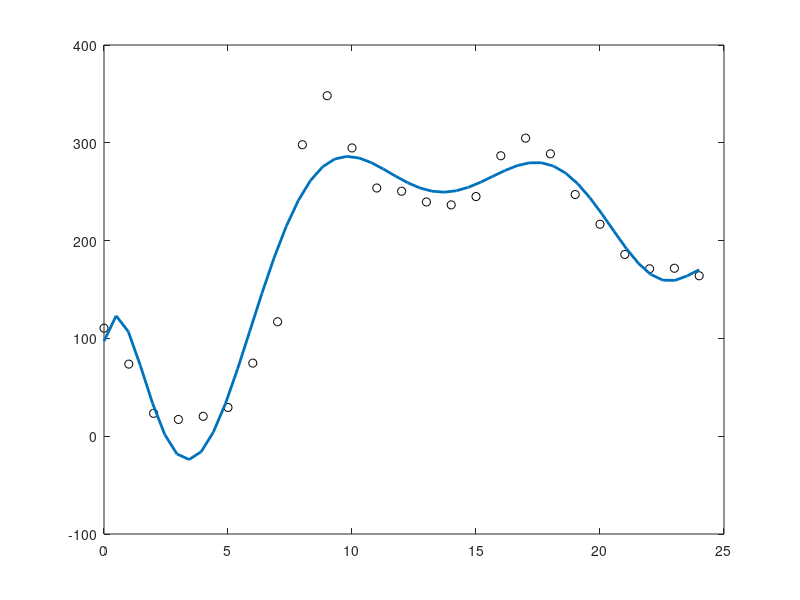

Write MATLAB code to recreate this figure. (Note: this script raises an error after producing the figure.)
%%%%%%%%%%%%%%%%%%%%%%%%%%%%%%%%%%%%%%%%%%%%%%%%%%%%%%%%%%%%%%%%%%%%%%%%%%%
%
%              A Matlab/Fortran prototype for producing a: 
%                   Least Squares Fitting Polynomial
%
%             by Manuel A. Diaz @ Univ-Poiters / ENSMA, 2021
%
%%%%%%%%%%%%%%%%%%%%%%%%%%%%%%%%%%%%%%%%%%%%%%%%%%%%%%%%%%%%%%%%%%%%%%%%%%%
% Ref.:[1] https://mathworld.wolfram.com/LeastSquaresFittingPolynomial.html
%      [2] https://us.mathworks.com/help/matlab/ref/lu.html
%%%%%%%%%%%%%%%%%%%%%%%%%%%%%%%%%%%%%%%%%%%%%%%%%%%%%%%%%%%%%%%%%%%%%%%%%%%


%% Example: Noisy data points
example = 2;
switch example 
    case 1
    n = 100;
    x = linspace(-1,1,n)';
    y = 1./(1+25*x.^2) + 1e-1*randn(n,1);
    % fit a polynomail of order:
    k = 6;
    case 2 
    x = (0:24)'; n=numel(x);
    y =[110.49,  73.72,  23.39,  17.11,  20.31,  29.37,  74.74, ...
        117.02, 298.04, 348.13, 294.75, 253.78, 250.48, 239.48, ...
        236.52, 245.04, 286.74, 304.78, 288.76, 247.11, 216.73, ...
        185.78, 171.19, 171.73, 164.05]';
    % fit a polynomail of order:
    k = 8;
end 
% Visualize data points
plot(x,y,'ok')
 
%% Fit a polynomail of Kth-order to noisy data:

% Build a discrete grid for visualizing the numerical solutions
x_poly = linspace(min(x),max(x),2*n);
hold on;

% 1. Least Square Fitting using Matlab's polyfit:
    tic
    P1 = polyfit(x,y,k);
    toc
    h(1)=plot(x_poly,polyval(P1,x_poly),'-','linewidth',2);

% 2. Using Linear algebraic operations as indicated in Ref.[1]:
    tic
    % Build Vandermonde matrix
    X = Vandermonde(x,k);
    % Produce least square fitting 
    P2 = (X'*X)\(X'*y); % Eq.(16)
	toc
    h(2)=plot(x_poly,polyval(flipud(P2),x_poly),'-','linewidth',2);

% 3. Using Linear algebraic operations [1] + Matlab's LU functions [2]
    tic
    % Build Vandermonde matrix
    X = Vandermonde(x,k);
    % Produce least square fitting 
    A = (X'*X); b = (X'*y);
    [L,U] = lu(A); 
      Y   = L\b;
      P3  = U\Y;
    toc
    h(3)=plot(x_poly,polyval(flipud(P3),x_poly),'-','linewidth',2);

% 4. Using Linear algebraic operations [1] + Costum LU-decomposition :
    tic
    % Build Vandermonde matrix
    X = Vandermonde(x,k);
    % Produce least square fitting 
    A = (X'*X); b = (X'*y);
    [L,U] = LU.decomp(A); 
      Y   = LU.forward(L,b); 
      P4  = LU.backward(U,Y);
    toc
    h(4)=plot(x_poly,polyval(flipud(P4),x_poly),'--','linewidth',2);

% Finish visualization
hold off
xlabel('$x$','interpreter','latex','fontsize',20);
ylabel('$y$','interpreter','latex','fontsize',20);
title('Least squares -polynomial- fitting','interpreter','latex','fontsize',20);
legend(h,{"Matlab's polyfit",'fitting method 1','fitting method 2','fitting method 3'});
legend(h,'location','best','interpreter','latex','fontsize',12)
legend boxoff;
%% Conclusion:
%   Using Matlab's LU and backlash, to produce a least squares polynomial
%   fitting, is the fastes approach. However, our costum LU decomposition,
%   along with its Forward and Backwards methods, is faster than Matlab's
%   polyfit and is also easy to export in C/C++/Fortran. ;D
